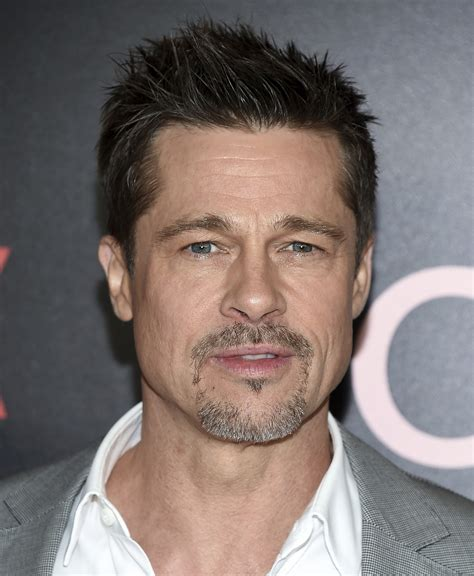
#> input picture model/dataaset/Brad Pitt/001_c04300ef.jpg, 474 x 576 px
$ python data_cleaner.py
#> lines starting #> are read from the running program, lines starting #| are printed output that depends on the picture
import numpy as np
import cv2
import matplotlib
from matplotlib import pyplot as plt
import os
import shutil

# Haar cascades
face_cascade = cv2.CascadeClassifier(cv2.data.haarcascades + 'haarcascade_frontalface_default.xml')
eye_cascade = cv2.CascadeClassifier(cv2.data.haarcascades + 'haarcascade_eye.xml')

def get_cropped_image_if_2_eyes(image_path):
    img = cv2.imread(image_path)
    if img is None:   # safety check
        return None
    gray = cv2.cvtColor(img, cv2.COLOR_BGR2GRAY)
    faces = face_cascade.detectMultiScale(gray, 1.3, 5)
    for (x,y,w,h) in faces:
        roi_gray = gray[y:y+h, x:x+w]
        roi_color = img[y:y+h, x:x+w]
        eyes = eye_cascade.detectMultiScale(roi_gray)
        if len(eyes) >= 2:
            return roi_color
    return None

# Paths
path_to_data = "model\\dataaset"
path_to_crop_data = "model\\dataaset\\cropped"

# Gather folders
img_dirs = []
for entry in os.scandir(path_to_data):
    if entry.is_dir():
        img_dirs.append(entry.path)
#> pass 2 of the loop `for entry in os.scandir(path_to_data):`:

# Reset cropped folder
if os.path.exists(path_to_crop_data):
    shutil.rmtree(path_to_crop_data)
os.mkdir(path_to_crop_data)

# Output dict
cropped_image_dirs = []
celebrity_file_names_dict = {}

# Loop over celebrity folders
for img_dir in img_dirs:
    celebrity_name = os.path.basename(img_dir)
    celebrity_file_names_dict[celebrity_name] = []

    cropped_folder = os.path.join(path_to_crop_data, celebrity_name)
    if not os.path.exists(cropped_folder):
        os.makedirs(cropped_folder)
        cropped_image_dirs.append(cropped_folder)
        print("Generating cropped images in folder:", cropped_folder)

    # Loop over images inside celebrity folder
    image_count = 0  # counter per celebrity
    for entry in os.scandir(img_dir):
        if not entry.name.lower().endswith((".jpg", ".jpeg", ".png")):
            continue  # skip non-images

        roi_color = get_cropped_image_if_2_eyes(entry.path)
#> in get_cropped_image_if_2_eyes, img is the input picture: shape (576, 474, 3); mean B, G, R 112.1, 115.2, 126.4
#> in get_cropped_image_if_2_eyes, `gray = cv2.cvtColor(img, cv2.COLOR_BGR2GRAY)`:
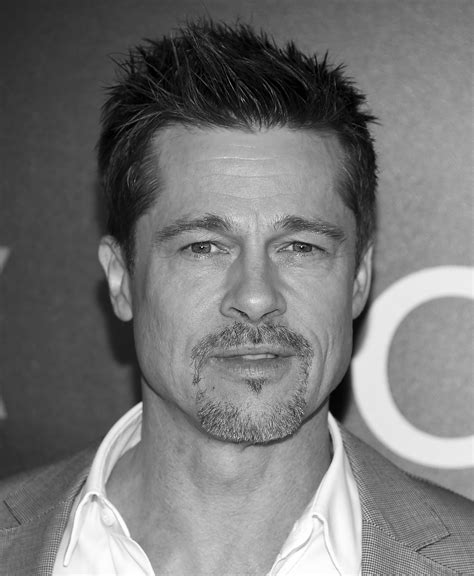
#> gray: shape (576, 474); min 0, max 255, mean 118.2
#> in get_cropped_image_if_2_eyes, `faces = face_cascade.detectMultiScale(gray, 1.3, 5)`: faces = [[116, 140, 272, 272]]
#> the loop in get_cropped_image_if_2_eyes, `for (x,y,w,h) in faces:` made 1 pass
#> (x, y, w, h, eyes) on pass 1: (116, 140, 272, 272, [[58, 84, 51, 51], [158, 83, 51, 51]])
#> pass 1, in get_cropped_image_if_2_eyes, `roi_gray = gray[y:y+h, x:x+w]`:
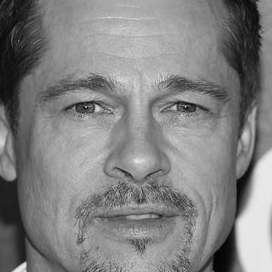
#> roi_gray: shape (272, 272); min 1, max 238, mean 129.1
#> pass 1, in get_cropped_image_if_2_eyes, `roi_color = img[y:y+h, x:x+w]`:
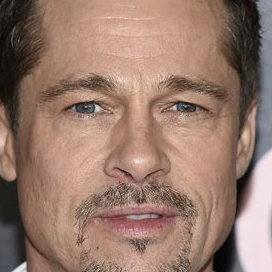
#> roi_color: shape (272, 272, 3); mean B, G, R 108, 121.8, 151.5
        if roi_color is not None:
            image_count += 1
            # Rename image as <celebrity_name>_<number>.jpg
            save_filename = f"{celebrity_name}_{image_count}.jpg"
            save_path = os.path.join(cropped_folder, save_filename)
            cv2.imwrite(save_path, roi_color)
            celebrity_file_names_dict[celebrity_name].append(save_path)
#> pass 2 of the loop `for img_dir in img_dirs:`:
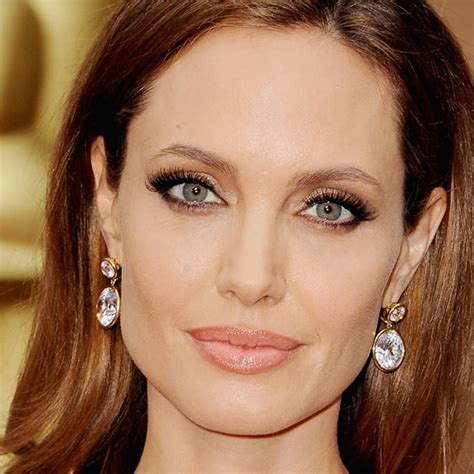
#> input picture model/dataaset/Angelina Jolie/002_8f8da10e.jpg, 474 x 474 px
#> in get_cropped_image_if_2_eyes, img is the input picture: shape (474, 474, 3); mean B, G, R 81, 108.9, 150.6
#> in get_cropped_image_if_2_eyes (call 2), `gray = cv2.cvtColor(img, cv2.COLOR_BGR2GRAY)`:
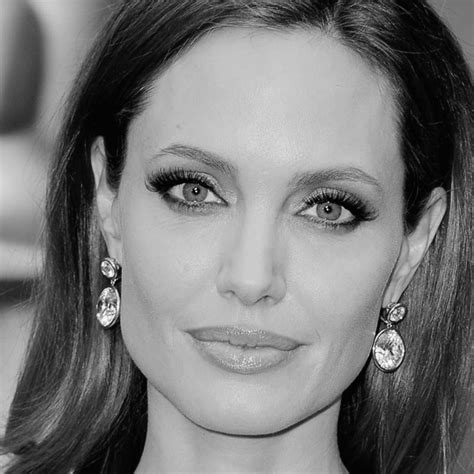
#> gray: shape (474, 474); min 0, max 254, mean 118.2
#> faces = [[71, 59, 360, 360]]
#> the loop in get_cropped_image_if_2_eyes, `for (x,y,w,h) in faces:` made 1 pass
#> pass 1, in get_cropped_image_if_2_eyes (call 2), `roi_color = img[y:y+h, x:x+w]`:
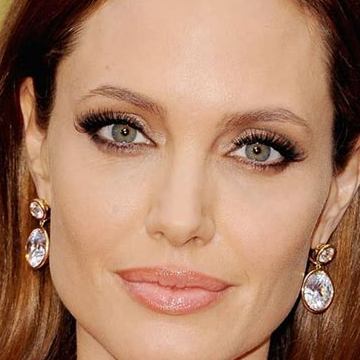
#> roi_color: shape (360, 360, 3); mean B, G, R 102.4, 127.9, 171.2
